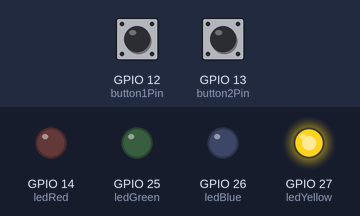
Simulated run of this sketch. Board: ESP32. Parts: output pins drawn as LEDs (lit = HIGH). Inputs (shaded band) come from the test bench; at power-on: GPIO 12 (button1Pin) HIGH, GPIO 13 (button2Pin) HIGH. What the sketch prints to the serial monitor is not drawn.

Above: at 1.2 s.
1.3 s: GPIO 12 (button1Pin) pulled LOW for 0.15 s
At 1.37 s:
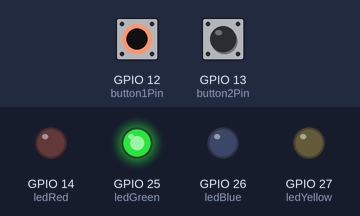
2.9 s: GPIO 13 (button2Pin) pulled LOW for 0.15 s
At 2.97 s:
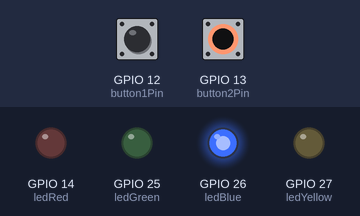
4.5 s: GPIO 13 (button2Pin) pulled LOW for 3.2 s
At 8.6 s:
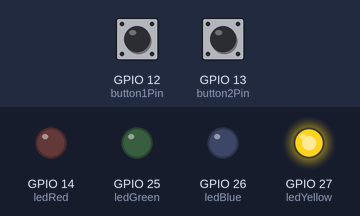
9.2 s: GPIO 12 (button1Pin) pulled LOW for 3.2 s
At 9.8 s:
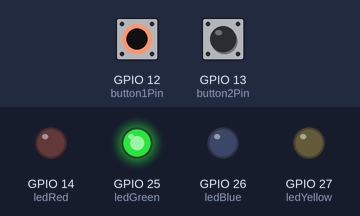
13.9 s: GPIO 12 (button1Pin) driven LOW and GPIO 13 (button2Pin) driven LOW
At 14.5 s:
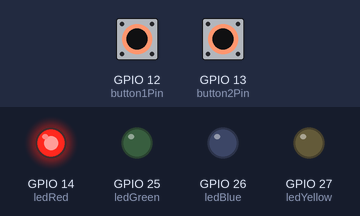
Timing chart, 0 to 16.4 s (numbered marks = the images above; inputs shaded):
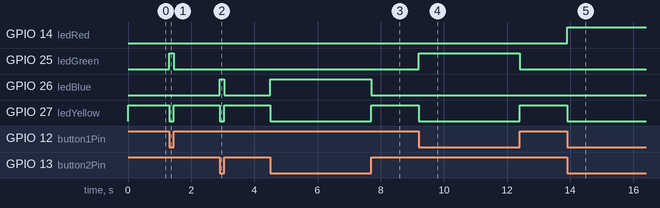

The sketch:

iofirstproject.ino
```cpp
void task1()
{
    enum class Task1States
    {
    INIT,
    WAIT_TIMEOUT
    };

    static Task1States task1State = Task1States::INIT;
    static uint8_t Lastbutton1Pin = LOW;
    static uint8_t Lastbutton2Pin = LOW;

    constexpr uint32_t INTERVAL = 1000;
    constexpr uint8_t button1Pin = 12;
    constexpr uint8_t button2Pin = 13;
    constexpr uint8_t ledRed = 14;
    constexpr uint8_t ledGreen = 25;
    constexpr uint8_t ledBlue = 26;
    constexpr uint8_t ledYellow = 27;

    switch (task1State)
    {
    case Task1States::INIT:
    {
        Serial.begin(115200);
        pinMode(button1Pin, INPUT_PULLUP);
        pinMode(button2Pin, INPUT_PULLUP);
        pinMode(ledRed, OUTPUT);
        pinMode(ledGreen, OUTPUT);
        pinMode(ledBlue, OUTPUT);
        pinMode(ledYellow, OUTPUT);
        task1State = Task1States::WAIT_TIMEOUT;

        break;
    }
    case Task1States::WAIT_TIMEOUT:
    {
      uint8_t btn1State = digitalRead(button1Pin);
      uint8_t btn2State = digitalRead(button2Pin);


                // Actualizar las variables de los pulsadores
        if((Lastbutton1Pin !=btn1State) || (Lastbutton2Pin !=btn2State))
        {
 if (btn1State == HIGH && btn2State == HIGH){
                     digitalWrite(ledRed, LOW);
                     digitalWrite(ledBlue, LOW);
                     digitalWrite(ledGreen, LOW);
                     digitalWrite(ledYellow, HIGH);
                     printf("Led Yellow on");

                }

                if (btn1State == LOW && btn2State == LOW)
                {
                     digitalWrite(ledRed, HIGH);
                     digitalWrite(ledBlue, LOW);
                     digitalWrite(ledGreen, LOW);
                     digitalWrite(ledYellow, LOW);
                     printf("Led Red on");
                }

                if (btn2State == HIGH && btn1State == LOW)
                {
                     digitalWrite(ledRed, LOW);
                     digitalWrite(ledBlue, LOW);
                     digitalWrite(ledGreen, HIGH);
                     digitalWrite(ledYellow, LOW);
                     printf("Led Green on");
                }

                if (btn1State == HIGH && btn2State == LOW)
                {
                     digitalWrite(ledRed, LOW);
                     digitalWrite(ledBlue, HIGH);
                     digitalWrite(ledGreen, LOW);
                     digitalWrite(ledYellow, LOW);
                     printf("Led Blue on");
                }

                Lastbutton1Pin = btn1State;
                Lastbutton2Pin = btn2State;
        break;
        }
    }


          default:
          {
            Serial.println("Error");
          }
     }
}

void setup()
{
	task1();
}

void loop()
{
	task1();
}
```

Measured:
- after the input at 1.3 s, GPIO 25 (ledGreen): LOW → HIGH at once, → LOW 0.15 s later; GPIO 27 (ledYellow): HIGH → LOW at once, → HIGH 0.15 s later
- after the input at 2.9 s, GPIO 26 (ledBlue): LOW → HIGH at once, → LOW 0.15 s later; GPIO 27 (ledYellow): HIGH → LOW at once, → HIGH 0.15 s later
- after the input at 4.5 s, GPIO 26 (ledBlue): LOW → HIGH at once, → LOW 3.2 s later; GPIO 27 (ledYellow): HIGH → LOW at once, → HIGH 3.2 s later
- after the input at 9.2 s, GPIO 25 (ledGreen): LOW → HIGH at once, → LOW 3.2 s later; GPIO 27 (ledYellow): HIGH → LOW at once, → HIGH 3.2 s later
- after the input at 13.9 s, GPIO 14 (ledRed): LOW → HIGH at once; GPIO 27 (ledYellow): HIGH → LOW at once
